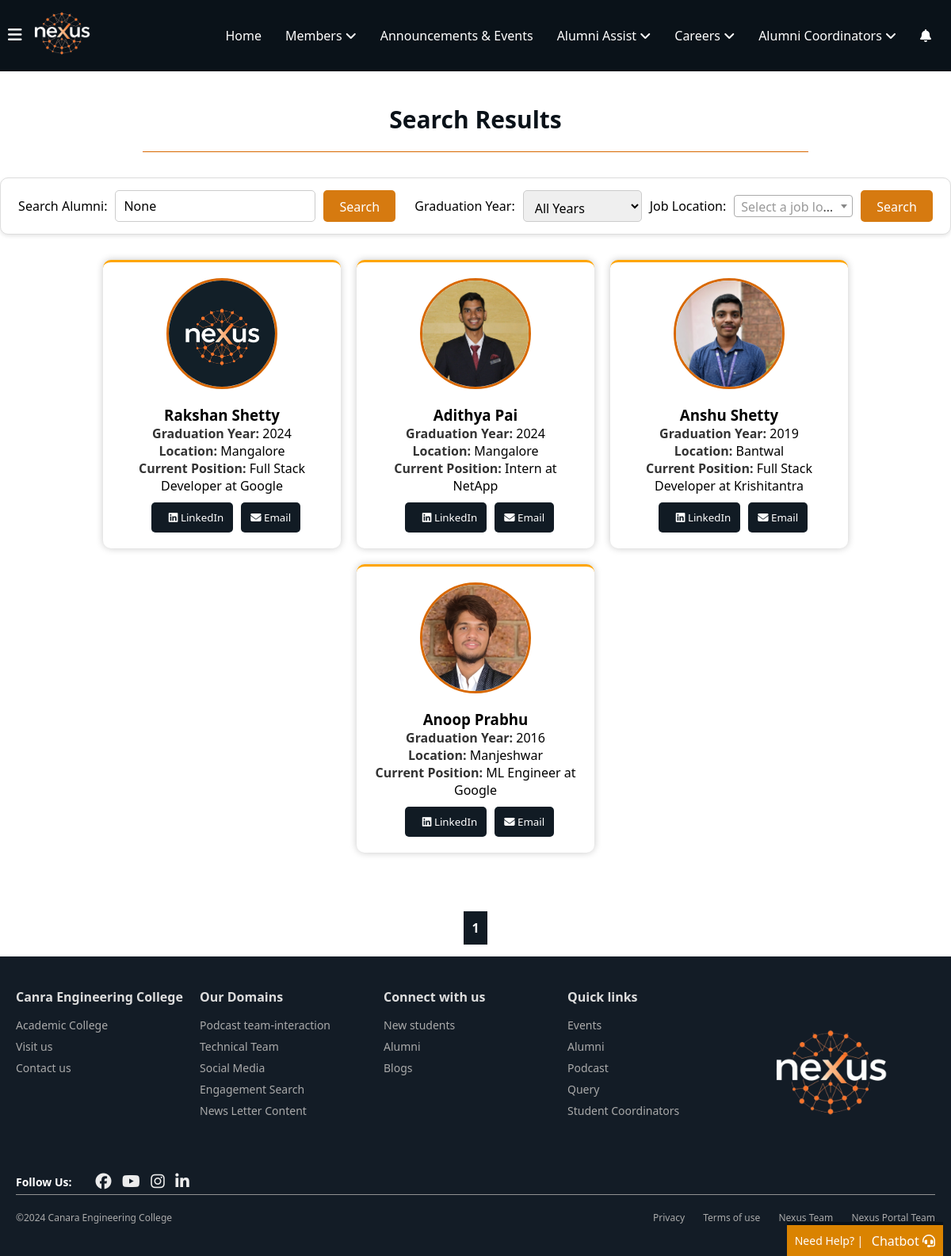
Before: /alumni/alumni-search/ (signed in) with the older database file.
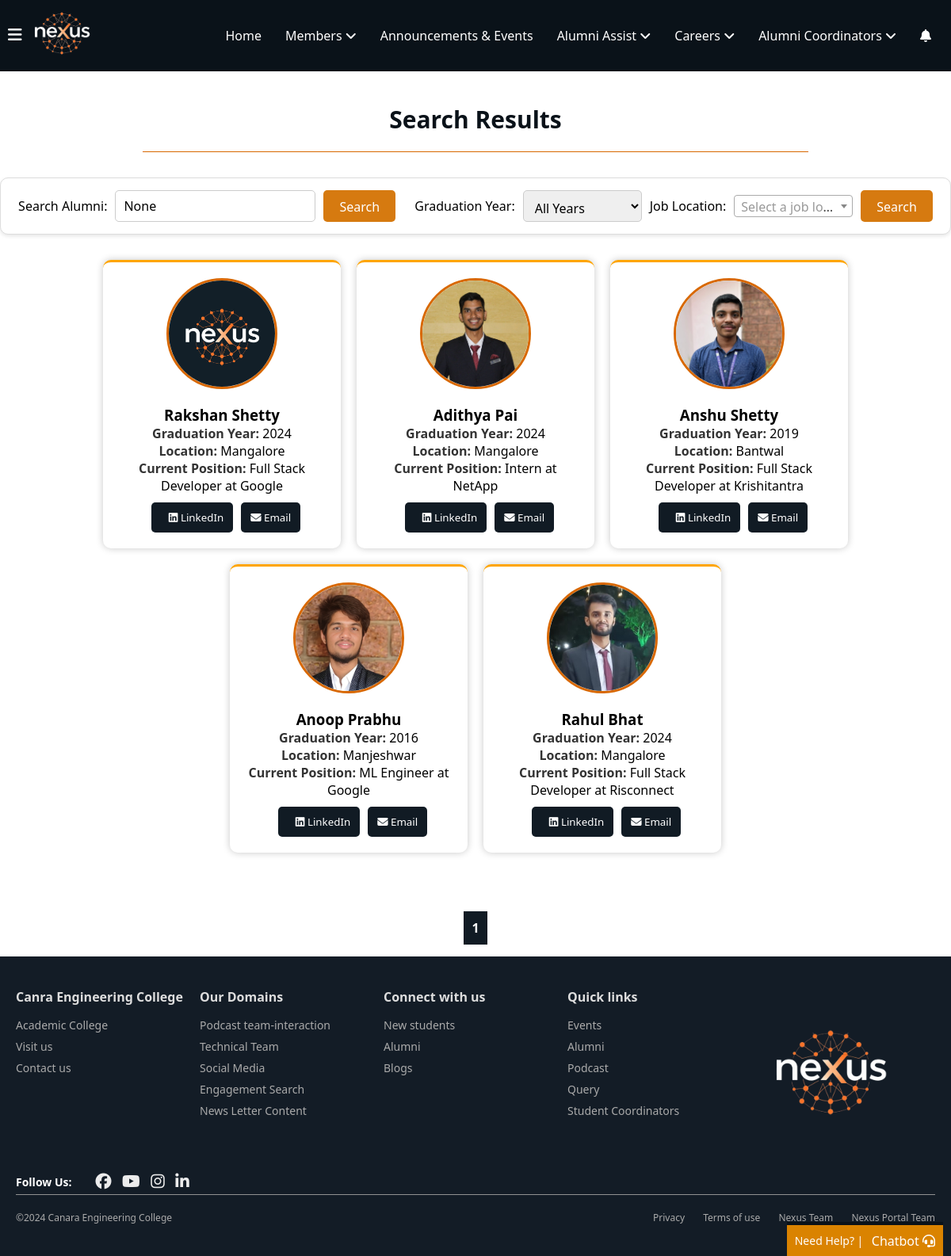
After: the same page with the newer database file.
### alumni_details/models.py (models this page shows, shortened)
class Alumni(models.Model):
    alumni_id = models.AutoField(primary_key=True)
    user = models.OneToOneField(User, on_delete=models.CASCADE, related_name="alumni_profile")
    first_name = models.CharField(max_length=100, db_index=True)
    last_name = models.CharField(max_length=100, db_index=True)
    phone_number = models.CharField(max_length=15, blank=True, null=True)  # Allows optional phone number
    graduation_year = models.IntegerField(db_index=True)  # Added index for graduation year
    location = models.CharField(max_length=255, blank=True, null=True)  # Optional location
    job_location=models.CharField(max_length=255,blank=True,null=True,db_index=True)
    profile_picture = models.ImageField(upload_to='photos/', blank=True, null=True, default='photos/default.png', validators=[validate_image_size])  # Add validator here
    batch = models.CharField(max_length=10)
    usn = models.CharField(max_length=20, unique=True)
    linkedin_url = models.URLField(max_length=255, blank=True, null=True)  # Optional LinkedIn URL
    facebook_url = models.URLField(max_length=255, blank=True, null=True)  # Optional Facebook URL
    instagram_url = models.URLField(max_length=255, blank=True, null=True)  # Optional Instagram URL
    twitter_url = models.URLField(max_length=255, blank=True, null=True)  # Optional Twitter URL
    youtube_url = models.URLField(max_length=255, blank=True, null=True)  # Optional YouTube URL
    current_position = models.CharField(max_length=255, db_index=True, null=True)
    branch = models.CharField(max_length=100, db_index=True)  # Added index for branch
    company_name = models.CharField(max_length=255, db_index=True, null=True)  # Added index for company name
    bio = models.TextField(blank=True, null=True)  # Optional bio
    achievements = models.TextField(blank=True, null=True)  # Optional achievements
    dob = models.DateField()
    is_alumni = models.BooleanField(default=True)
    personal_email = models.EmailField(blank=True, null=True, unique=True)  # Add personal email field
    profile_views = models.IntegerField(default=generate_random_views)  # Random views between 1-10
    uuid = models.UUIDField(default=uuid.uuid4, editable=False, unique=True)
    class Meta:
        indexes = [
            models.Index(fields=['first_name']),
            models.Index(fields=['last_name']),
            models.Index(fields=['current_position']),
            models.Index(fields=['graduation_year']),  # Index for faster filtering by graduation year
            models.Index(fields=['branch']),  # Index for faster filtering by branch
            models.Index(fields=['company_name']),  # Index for faster filtering by company name
            models.Index(fields=['job_location'])
        ]

### alumni_details/views.py (the view, shortened to what this page needs)
# urls.py: path('alumni-search/', views.alumni_search, name='alumni_search'),
@login_required_with_message
def alumni_search(request):
    query = request.GET.get('alumni')
    graduation_year = request.GET.get('graduation_year')  # Graduation year filter
    job_location = request.GET.get('job_location')  # Job location filter
    graduation_years = Alumni.objects.values_list('graduation_year', flat=True).distinct()
    job_locations = Alumni.objects.values_list('job_location', flat=True).distinct()
    alumni_list = Alumni.objects.all()
    if graduation_year:
        alumni_list = alumni_list.filter(graduation_year=graduation_year)
    if job_location:
        alumni_list = alumni_list.filter(job_location__icontains=job_location)
    paginator = Paginator(alumni_list.distinct(), 5)  # 5 results per page
    page_number = request.GET.get('page', 1)
    page_obj = paginator.get_page(page_number)
    context = {
        'page_obj': page_obj,
        'graduation_years': graduation_years,
        'job_locations': job_locations,
        'graduation_year': graduation_year,  # To highlight the selected graduation year
        'job_location': job_location,  # To highlight the selected job location
        'query': query,  # To preserve the search query
    }
    return render(request, 'alumni_details/alumni_search_results.html', context)

### notifications/context_processors.py (called while the page is built)
def notification_count(request):
    if request.user.is_authenticated:
        unread_count = Notification.objects.filter(
            recipient=request.user,
            viewed=False
        ).count()
        return {'unread_notifications_count': unread_count}
    return {'unread_notifications_count': 0}

### alumni_details/templates/alumni_details/alumni_search_results.html (shortened to what this page needs)
{% extends 'home/layout.html' %}
{% load static %}
{% block content %}
<link href="https://cdn.jsdelivr.net/npm/select2@4.0.13/dist/css/select2.min.css" rel="stylesheet" />
<h1>Search Results</h1>
<div class="search-filter">
    <form method="GET" action="{% url 'alumni_search' %}" class="search">
        <label for="alumni">Search Alumni:</label>
        <input type="text" id="alumni" name="alumni" value="{{ query }}" placeholder="Search by name, position, company, etc." />
        <button type="submit">Search</button>
    </form>
    <form method="get" action="" class="filter">
        <label for="graduation_year">Graduation Year:</label>
        <select id="graduation_year" name="graduation_year">
            <option value="">All Years</option>
        </select>
        <label for="job_location">Job Location:</label>
        <button type="submit">Search</button>
    </form>
</div>
{% if page_obj.object_list %}
<div class="alumni-results">
    {% for alumni in page_obj.object_list %}
    <div class="alumni-profile-card">
        <div class="profile-image">
            <a href="{% url 'public_alumni_profile' alumni.uuid %}">
          <img src="{% if alumni.profile_picture %}{{ alumni.profile_picture.url }}{% else %}{% static 'alumni_details/assets/default.png' %}{% endif %}" alt="{% if alumni.profile_picture %}{{ alumni.first_name }}'s Profile Picture{% else %}Default Profile Picture{% endif %}">
        </div>
        <div class="profile-details" >
            <a href="{% url 'public_alumni_profile' alumni.uuid %}">
            <h3>{{ alumni.first_name }} {{ alumni.last_name }}</h3>
            <p><strong style="color: #333;">Graduation Year:</strong> {{ alumni.graduation_year }}</p>
            <p><strong style="color: #333;">Location:</strong> {{ alumni.location }}</p>
            <p><strong style="color: #333;">Current Position:</strong> {{ alumni.current_position }} at {{ alumni.company_name }}</p>
            <div class="connec-btn">
                <button class="connect-btn"><a href="{{ alumni.linkedin_url }}" target="_blank" style="color: white;"><i class="fa-brands fa-linkedin"></i> LinkedIn</a></button>
                <button class="connect-btn"><a href="mailto:{{ alumni.personal_email }}" style="color: white;"><i class="fa-solid fa-envelope"></i> Email</a></button>
            </div>
        </a>
        </div>
    </div>
    {% endfor %}
</div>
<div class="pagination">
    {% for page_num in page_obj.paginator.page_range %}
        {% if page_num == page_obj.number %}
            <strong style="padding: 10px; background-color: #111b24; color: white;">{{ page_num }}</strong>
        {% else %}
            <a href="?alumni={{ request.GET.alumni }}&page={{ page_num }}">{{ page_num }}</a>
        {% endif %}
    {% endfor %}
</div>
{% else %}
    <p class="no-alumni">No alumni found.</p>
{% endif %}
{% endblock %}

Changed rows visible on the page:
added Alumni: profile_picture+first_name (picture), first_name "Rahul", last_name "Bhat", graduation_year "2024", location "Mangalore", current_position "Full Stack Developer", company_name "Risconnect"
